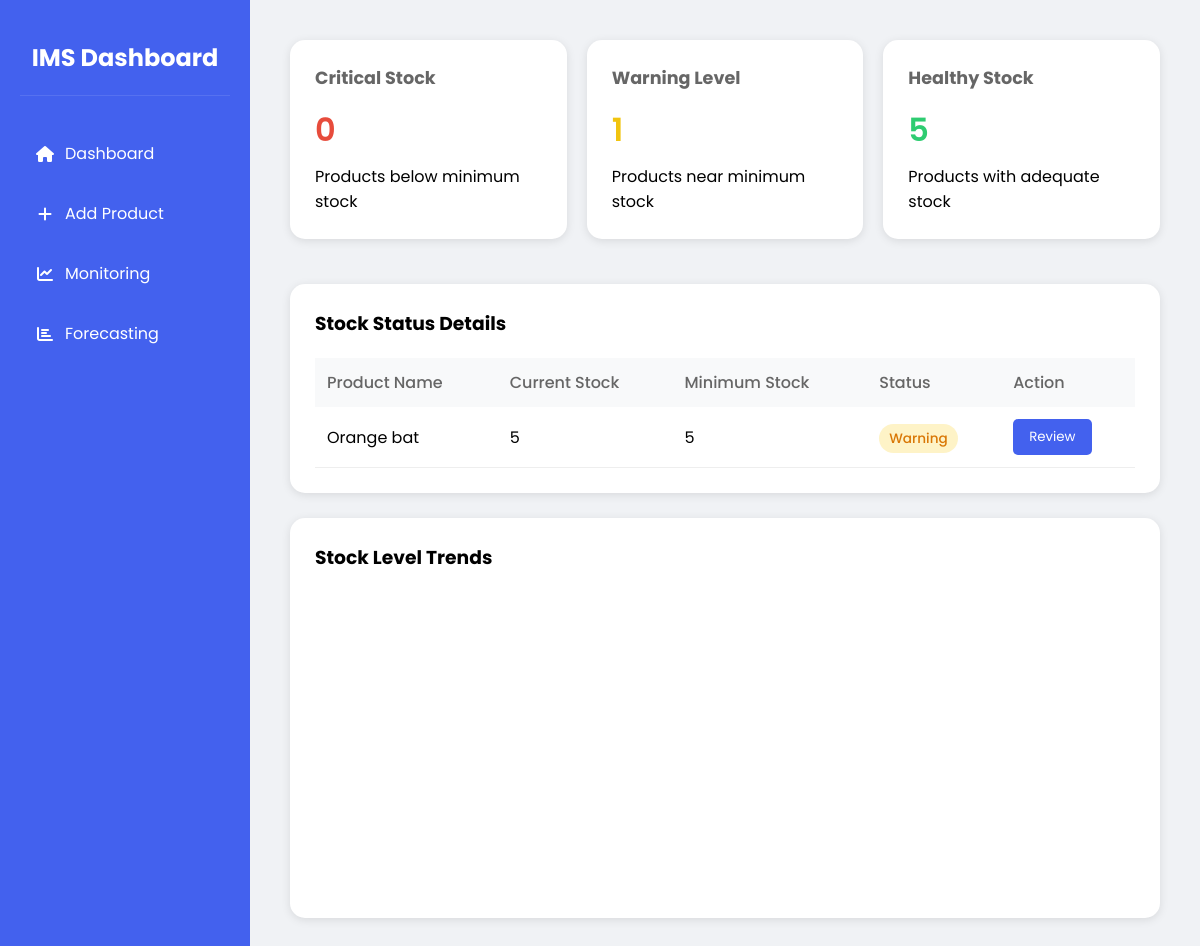
Before: /monitoring with the older database file.
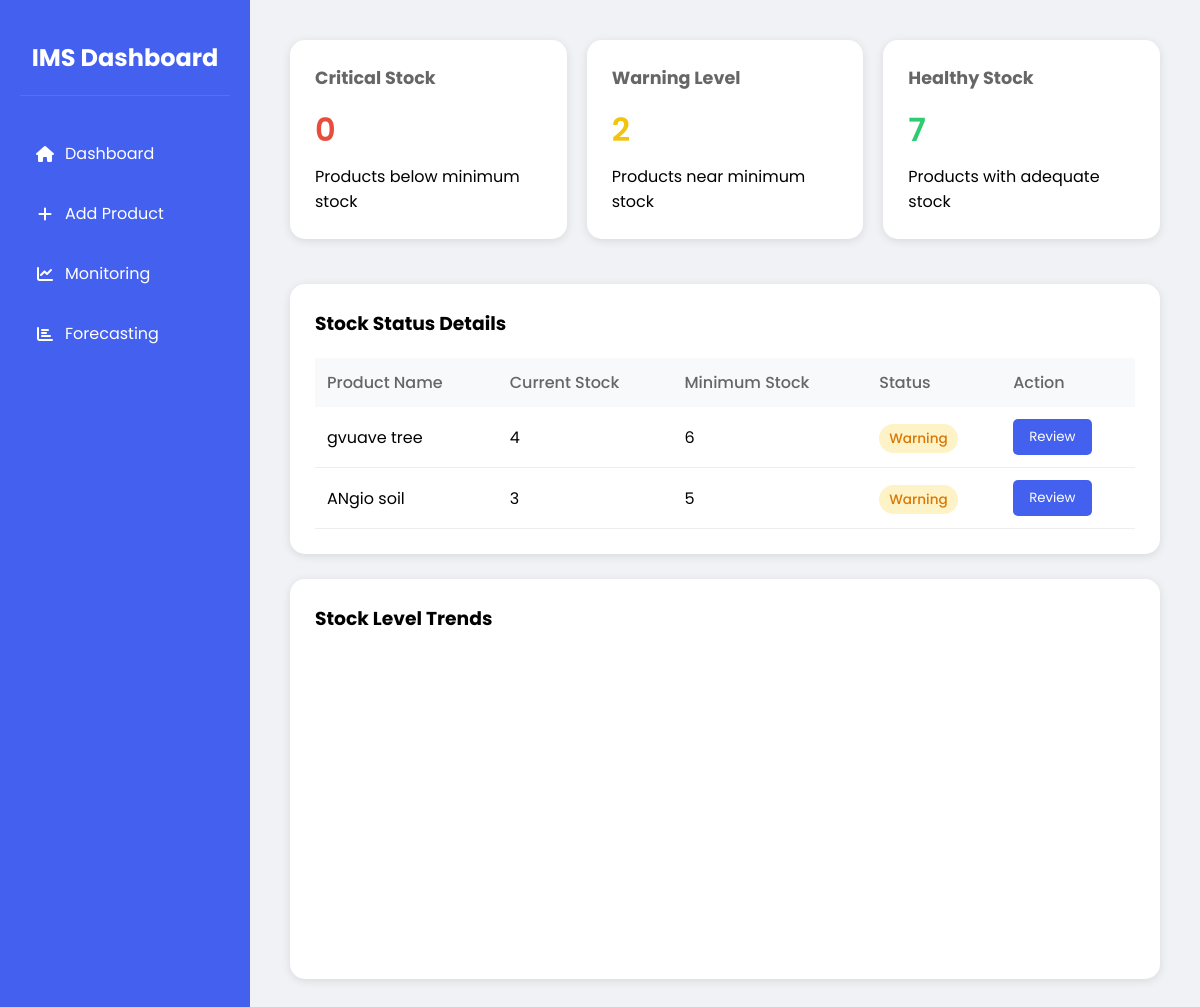
After: the same page with the newer database file.
### app/models/product.py (models this page shows, shortened)
class Product(db.Model):
    id = db.Column(db.Integer, primary_key=True)
    name = db.Column(db.String(100), nullable=False)
    description = db.Column(db.String(500))
    current_stock = db.Column(db.Integer, default=0)
    minimum_stock = db.Column(db.Integer, default=10)
    unit_price = db.Column(db.Float, nullable=False)
    created_at = db.Column(db.DateTime, default=datetime.utcnow)

### app/routes/main.py (the view)
@bp.route('/monitoring')
def monitoring():
    alerts = StockMonitor.get_stock_alerts()
    return render_template('monitoring.html', alerts=alerts)

### app/services/monitoring.py (called while the page is built)
    @staticmethod
    def get_stock_alerts():
        alerts = {
            'critical': [],
            'warning': [],
            'healthy': []
        }
        products = Product.query.all()
        for product in products:
            if product.current_stock <= product.minimum_stock * 0.5:
                alerts['critical'].append(product)
            elif product.current_stock <= product.minimum_stock:
                alerts['warning'].append(product)
            else:
                alerts['healthy'].append(product)
        return alerts

### app/templates/monitoring.html (shortened to what this page needs)
<!DOCTYPE html>
<html>
  <head>
    <link
      href="https://cdnjs.cloudflare.com/ajax/libs/font-awesome/6.0.0/css/all.min.css"
      rel="stylesheet"
    />
  </head>
  <body>
    <div class="sidebar">
      <div class="sidebar-header">
        <h2>IMS Dashboard</h2>
      </div>
      <div class="nav-menu">
        <a href="{{ url_for('main.dashboard') }}">
          <div class="nav-item"><i class="fas fa-home"></i> Dashboard</div>
        </a>
        <a href="{{ url_for('main.add_product') }}">
          <div class="nav-item"><i class="fas fa-plus"></i> Add Product</div>
        </a>
        <a href="{{ url_for('main.monitoring') }}">
          <div class="nav-item">
            <i class="fas fa-chart-line"></i> Monitoring
          </div>
        </a>
        <a href="{{ url_for('main.forecasting') }}">
          <div class="nav-item">
            <i class="fas fa-chart-bar"></i> Forecasting
          </div>
        </a>
      </div>
    </div>
    <div class="main-content">
      <div class="monitoring-container">
        <div class="status-overview">
          <div class="status-card critical">
            <h3>Critical Stock</h3>
            <div class="status-value">{{ alerts.critical|length }}</div>
            <p>Products below minimum stock</p>
          </div>
          <div class="status-card warning">
            <h3>Warning Level</h3>
            <div class="status-value">{{ alerts.warning|length }}</div>
            <p>Products near minimum stock</p>
          </div>
          <div class="status-card healthy">
            <h3>Healthy Stock</h3>
            <div class="status-value">{{ alerts.healthy|length }}</div>
            <p>Products with adequate stock</p>
          </div>
        </div>
        <div class="stock-table">
          <h3 style="margin-bottom: 20px">Stock Status Details</h3>
          <table>
            <thead>
              <tr>
                <th>Product Name</th>
                <th>Current Stock</th>
                <th>Minimum Stock</th>
                <th>Status</th>
                <th>Action</th>
              </tr>
            </thead>
            <tbody>
               {% for product in alerts.warning %}
              <tr>
                <td>{{ product.name }}</td>
                <td>{{ product.current_stock }}</td>
                <td>{{ product.minimum_stock }}</td>
                <td>
                  <span class="status-badge status-warning">Warning</span>
                </td>
                <td><button class="action-btn">Review</button></td>
              </tr>
              {% endfor %}
            </tbody>
          </table>
        </div>
        <div class="chart-container">
          <h3 style="margin-bottom: 20px">Stock Level Trends</h3>
        </div>
      </div>
    </div>
  </body>
</html>

Changed rows visible on the page:
no longer on this page (row edited): Product: name "Orange bat", current_stock "5", minimum_stock "5"
added Product: name "gvuave tree", current_stock "4", minimum_stock "6"
added Product: name "ANgio soil", current_stock "3", minimum_stock "5"
Other visible differences:
{{ alerts.warning|length }}: "1" → "2"
{{ alerts.healthy|length }}: "5" → "7"
